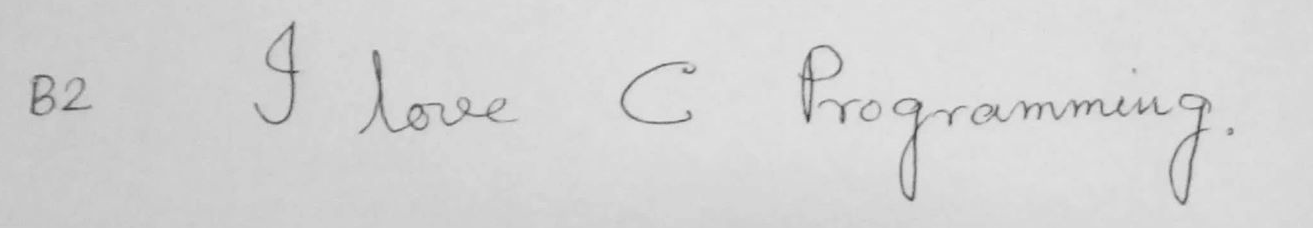
#> input picture WordSegmentation/preprocess/in.png, 1313 x 228 px
$ python camscan.py   (older library calls are emulated)
#> lines starting #> are read from the running program, lines starting #| are printed output that depends on the picture; after the words box and inside, x2 and y2 are one past the last pixel; in counts of white or black regions, pixels touching at a corner belong together
### WordSegmentation/preprocess/rect.py
import numpy as np

def rectify(h):
    h = h.reshape((4,2))
    hnew = np.zeros((4,2),dtype = np.float32)

    add = h.sum(1)
    hnew[0] = h[np.argmin(add)]
    hnew[2] = h[np.argmax(add)]

    diff = np.diff(h,axis = 1)
    hnew[1] = h[np.argmin(diff)]
    hnew[3] = h[np.argmax(diff)]

    return hnew

### WordSegmentation/preprocess/camscan.py
import cv2
import numpy as np
import rect
from matplotlib import pyplot as plt


class scanner(object):
    ''' To Scan an Image, say img.jpg
        -----------------------------

        1. s = scanner("img.jpg")
        2. Without this step, you can't move further. s.start_scanning()

        Now you can use all the functions of the script.
        To see functions type "help(scanner)".

        Note: 1. self.show_scanned() will show you the final scanned image. This
                is the image we finally need.

              2. To save any image, once it is opened, click 's'. It will close the
                  window and save the image automatically in working directory.

        '''
    def __init__(self, image_adr):
        self.image = image_adr
        self.scanned = ''
        self.all = []

    def start_scanning(self):
        ''' Main function, which scans the image. '''

        # add image here.
        # We can also use laptop's webcam if the resolution is good enough to capture
        # readable document content
        image = cv2.imread(self.image)
#> image is the input picture: shape (228, 1313, 3); min 59, max 231, mean 212.4
        # resize image so it can be processed
        # choose optimal dimensions such that important content is not lost
        image = cv2.resize(image, (1500, 880))
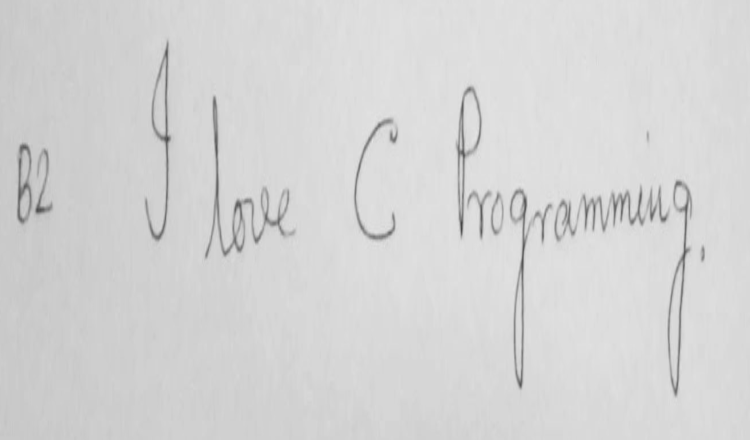
#> image: shape (880, 1500, 3) (shown at 1/2 size); min 62, max 230, mean 212.3
        # creating copy of original image
        orig = image.copy()
        # convert to grayscale and blur to smooth
        gray = cv2.cvtColor(image, cv2.COLOR_BGR2GRAY)
        blurred = cv2.GaussianBlur(gray, (5, 5), 0)
        #blurred = cv2.medianBlur(gray, 5)
        # apply Canny Edge Detection
        edged = cv2.Canny(blurred, 0, 50)
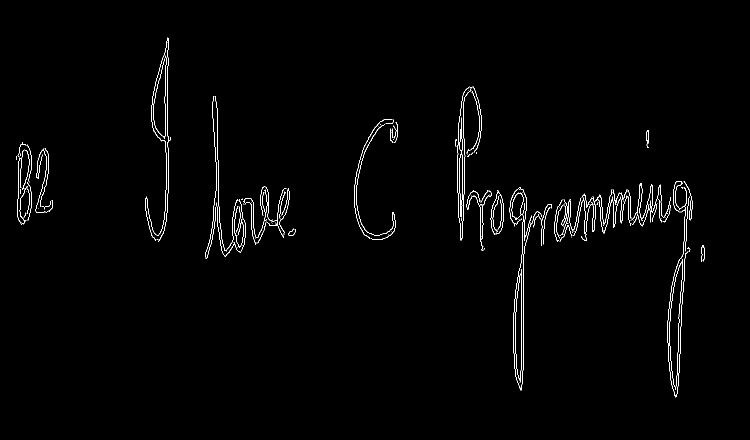
#> edged: shape (880, 1500) (shown at 1/2 size); 1.1% white in thin lines or dots, all inside (x1, y1, x2, y2) = (33, 75, 1410, 795)
        orig_edged = edged.copy()
        # find the contours in the edged image, keeping only the
        # largest ones, and initialize the screen contour
        (_,contours, _) = cv2.findContours(edged, cv2.RETR_LIST, cv2.CHAIN_APPROX_NONE)
#> contours = 190 contours, 177 with area under 20; largest, box (x1, y1, x2, y2) and area: (290, 75, 342, 484) 57, (712, 248, 770, 468) 46, (708, 245, 760, 478) 44, (1023, 385, 1049, 781) 26, (1113, 399, 1135, 477) 24
        contours = sorted(contours, key=cv2.contourArea, reverse=True)
        #x,y,w,h = cv2.boundingRect(contours[0])
        #cv2.rectangle(image,(x,y),(x+w,y+h),(0,0,255),0)
        # get approximate contour
        for c in contours:
            p = cv2.arcLength(c, True)
            approx = cv2.approxPolyDP(c, 0.02 * p, True)

            if len(approx) == 4:
                target = approx
                break
#> this loop made 17 passes
#> (p, target) on pass 17: (875.7, [[430, 192], [452, 502], [476, 401], [450, 501]])
#> p on passes 2, 3, 5, 6, 8, 9: 522.6, 537.2, 363.5, 324.1, 245.6, 479.9
        # mapping target points to 800x800 quadrilateral
        approx = rect.rectify(target)
#> in rectify, `h = h.reshape((4,2))`: h = [[430, 192], [452, 502], [476, 401], [450, 501]]
#> in rectify, `add = h.sum(1)`: add = [622, 954, 877, 951]
#> in rectify, `diff = np.diff(h,axis = 1)`: diff = [-238, 50, -75, 51]
#> approx = [[430, 192], [430, 192], [452, 502], [450, 501]]
        pts2 = np.float32([[0,0],[800,0],[800,800],[0,800]])
        M = cv2.getPerspectiveTransform(approx,pts2)
#> M = [[-0.00207, 0.000134, 0.864], [0.00122, -9.92e-05, -0.504], [1.52e-06, -1.24e-07, -0.00063]]
        dst = cv2.warpPerspective(orig,M,(800,800))
#> dst: shape (800, 800, 3); every value is 181
        cv2.drawContours(image, [target], -1, (0, 255, 0), 2)
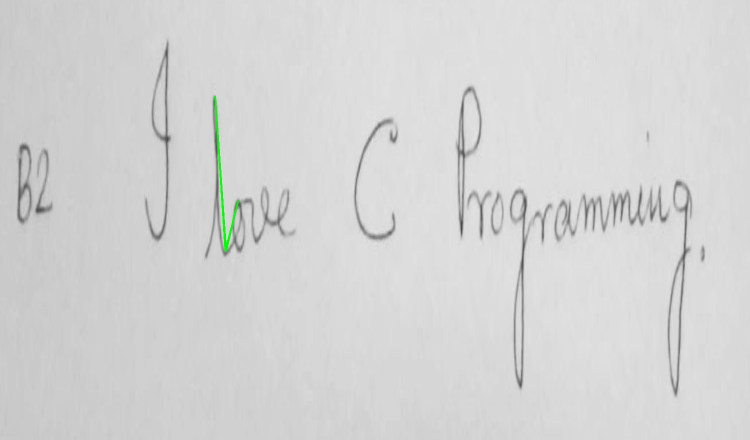
#> image: shape (880, 1500, 3) (shown at 1/2 size); 0.12% of pixels changed, all inside (x1, y1, x2, y2) = (429, 191, 478, 504)
        dst = cv2.cvtColor(dst, cv2.COLOR_BGR2GRAY)
#> dst: shape (800, 800); every value is 181
        # using thresholding on warped image to get scanned effect (If Required)
        ret,th1 = cv2.threshold(dst,127,255,cv2.THRESH_BINARY)
#> th1: shape (800, 800); every value is 255
        th2 = cv2.adaptiveThreshold(dst,255,cv2.ADAPTIVE_THRESH_MEAN_C, cv2.THRESH_BINARY,11,2)
        th3 = cv2.adaptiveThreshold(dst,255,cv2.ADAPTIVE_THRESH_GAUSSIAN_C, cv2.THRESH_BINARY,11,2)
        ret2,th4 = cv2.threshold(dst,0,255,cv2.THRESH_BINARY+cv2.THRESH_OTSU)
#> ret2 = 0


        self.all = [orig, gray, blurred, orig_edged, image, th1, th2, th3, th4, dst]
        self.scanned = th1

    def showAll(self):
        l = self.all
#> l = 10 items

        orig = l[0]
        gray = l[1]
        blurred = l[2]
        orig_edged = l[3]
        image = l[4]
        th1 = l[5]
        th2 = l[6]
        th3 = l[7]
        th4 = l[8]
        dst = l[9]
        #cv2.imwrite('ims/orig.jpg', orig)
        cv2.imwrite('out1.png', gray)
        # [8 lines of commented-out code are left out]

        self.__use_matplotlib(orig, gray, blurred, orig_edged, image, th1, th2, th3, th4, dst)

    def __use_matplotlib(self, orig, gray, blurred, orig_edged, image, th1, th2, th3, th4, dst):
        plt.subplot(2,5,1),plt.imshow(orig),plt.title('Original.jpg')
        plt.xticks([]), plt.yticks([])
        plt.subplot(2,5,2),plt.imshow(gray),plt.title('Original Gray.jpg')
        plt.xticks([]), plt.yticks([])
        plt.subplot(2,5,3),plt.imshow(blurred),plt.title('Original Blurred.jpg')
        plt.xticks([]), plt.yticks([])
        plt.subplot(2,5,4),plt.imshow(orig_edged),plt.title('Original Edged.jpg')
        plt.xticks([]), plt.yticks([])
        plt.subplot(2,5,5),plt.imshow(image),plt.title('Outline.jpg')
        plt.xticks([]), plt.yticks([])
        plt.subplot(2,5,6),plt.imshow(th1),plt.title('Thresh Binary.jpg')
        plt.xticks([]), plt.yticks([])
        plt.subplot(2,5,7),plt.imshow(th2),plt.title('Thresh mean.jpg')
        plt.xticks([]), plt.yticks([])
        plt.subplot(2,5,8),plt.imshow(th3),plt.title('Thresh gauss.jpg')
        plt.xticks([]), plt.yticks([])
        plt.subplot(2,5,9),plt.imshow(th4),plt.title("Otsu's.jpg")
        plt.xticks([]), plt.yticks([])
        plt.subplot(2,5,10),plt.imshow(dst),plt.title('dst.jpg')
        plt.xticks([]), plt.yticks([])
        plt.show()

    def show_scanned(self):
        self.__show("Scanned Image", self.scanned)

    def __show(self, title, image):
        cv2.namedWindow(title, cv2.WINDOW_NORMAL)
        cv2.imshow(title, image)

        if(cv2.waitKey(0) == ord('s')):
            self.__save_as(title, '.png', image)
        cv2.destroyAllWindows()

    def __save_as(self, name, extension, image):
        cv2.imwrite(name+extension, image)

    def show_original(self):
        self.__show('Original Image', self.all[0])

    def show_gray_image(self):
        self.__show('Gray Image', self.all[1])

    def show_blurred_image(self):
        self.__show('Blurred Image', self.all[2])

    def show_orignal_edged(self):
        self.__show('Edged Image', self.all[3])


    def show_outline(self):
        self.__show('Outline Image', self.all[4])

    def show_threshold_binary(self):
        self.__show('Binary Threshold Image', self.all[5])

    def show_threshold_mean(self):
        self.__show('Mean Threshold Image', self.all[6])

    def show_threshold_gaussian(self):
        self.__show('Gaussian Threshold Image', self.all[7])

    def show_otsu(self):
        self.__show('Otsu\'s Image', self.all[8])

    def show_dst(self):
        self.__show('DST Image', self.all[9])


s = scanner("in.png")
s.start_scanning()
s.showAll()
